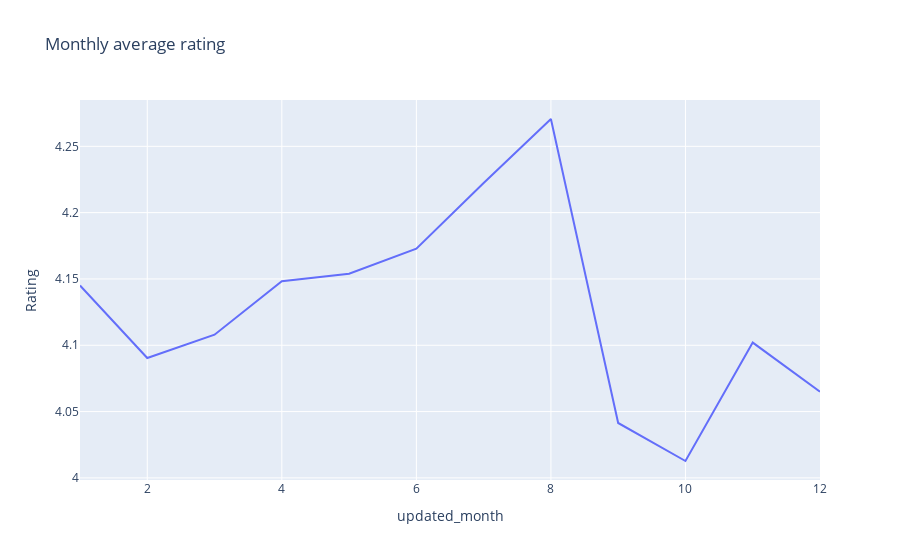

Notebook code for this chart:
### Code cell
#Prepare the plot
fig = px.line(new_res, x="updated_month", y="Rating", title="Monthly average rating")
fig.show()

### Figure 1 — Plotly figure (JSON) as saved in the notebook; plotly's stock layout.template omitted (floating-point values rounded to 4 significant figures)
{"data": [{"hovertemplate": "updated_month=%{x}<br>Rating=%{y}<extra></extra>", "legendgroup": "", "line": {"color": "#636efa", "dash": "solid"}, "marker": {"symbol": "circle"}, "mode": "lines", "name": "", "orientation": "v", "showlegend": false, "x": [1, 2, 3, 4, 5, 6, 7, 8, 9, 10, 11, 12], "xaxis": "x", "y": [4.145, 4.09, 4.108, 4.148, 4.154, 4.173, 4.222, 4.271, 4.041, 4.013, 4.102, 4.065], "yaxis": "y", "type": "scatter"}], "layout": {"xaxis": {"anchor": "y", "domain": [0.0, 1.0], "title": {"text": "updated_month"}}, "yaxis": {"anchor": "x", "domain": [0.0, 1.0], "title": {"text": "Rating"}}, "legend": {"tracegroupgap": 0}, "title": {"text": "Monthly average rating"}}}
